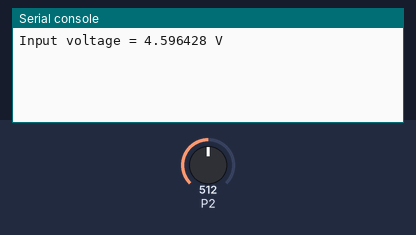
A program run on a simulated BBC micro:bit running MicroPython. Shown: the last lines printed to the serial console. The test bench sets the inputs (shaded band); at power-on: P2 = 512 (analog values on the 0–1023 scale).

Above: at 1.2 s.
1.3 s: P2 set to 716
At 2.9 s:
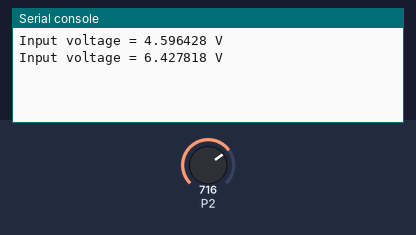
4.0 s: P2 set to 900
At 4.4 s:
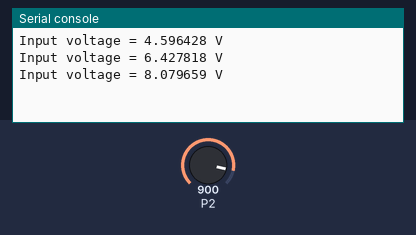
Timing chart, 0 to 7.0 s (numbered marks = the images above; inputs shaded):
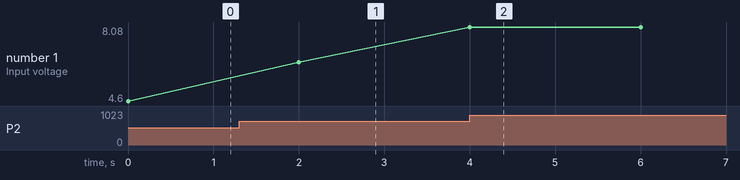

Measured:
- after the input at 1.3 s, the serial console: prints a new line after 0.70 s (image 1)
- after the input at 4.0 s, the serial console: prints a new line at once (image 2)
- plotted number 1: 4.6 → 6.43 after the input at 1.3 s, 6.43 → 8.08 after the input at 4.0 s

The program:

adc_read.py
```python
# Import of the micro:bit module
from microbit import *

# Variables needed for conversion 3.3 V / 1024
# (max. voltage at ADC pin / ADC resolution)
uref = 0.00322265625
# (10 kOhm + 5,6 kOhm) / 5,6 kOhm [(R1 + R2) / R2, Voltage divider ratio]
uratio = 2.7857142

def supplyVoltage():
    adcvoltage = pin2.read_analog()  # Reading the ADC value
    voltaged = uref * adcvoltage  # Convert ADC value to volts
    # Multiply measured voltage by voltage divider ratio to calculate actual voltage
    voltagep = voltaged * uratio
    return voltagep  # returns the variable voltagep

# Demo-Loop
while True:
    # executes the function supplyVoltage and stores the return in sup_volt
    sup_volt = supplyVoltage()
    # Outputs the value from sup_volt formatted with text
    print("Input voltage = " + str(sup_volt) + " V")
    sleep(2000)
```
